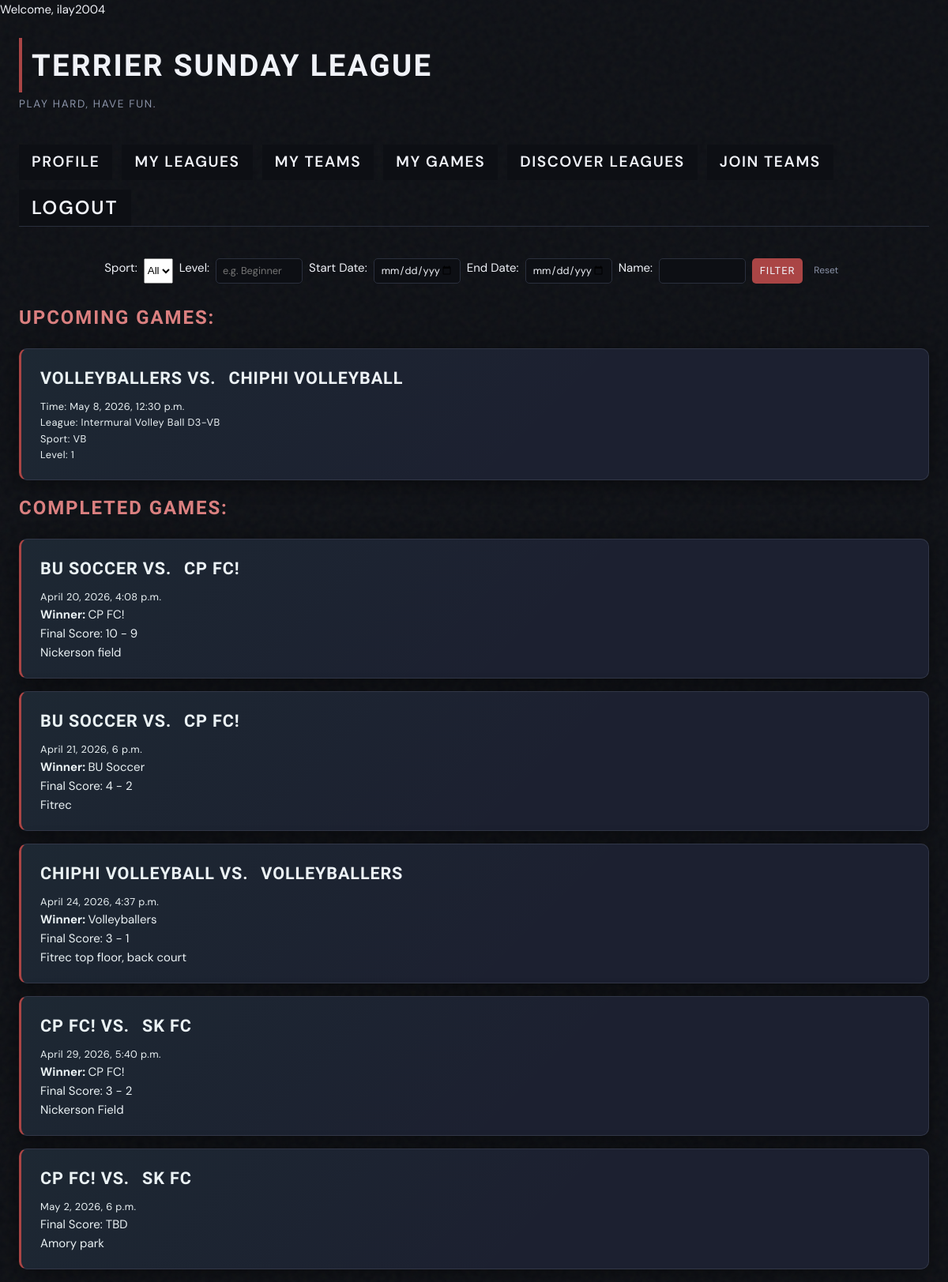
/sundayleague/my_games/ (signed in), run on the app's committed database.
### SundayLeague/models.py (models this page shows, shortened)
class Game(models.Model):
  league = models.ForeignKey(League, on_delete=models.CASCADE)
  time = models.DateTimeField()
  team1 = models.ForeignKey(Team, on_delete=models.CASCADE, related_name='team_1')
  team2 = models.ForeignKey(Team, on_delete=models.CASCADE, related_name='team_2')
  winner = models.ForeignKey(Team, on_delete=models.CASCADE, related_name='winner', blank=True, null=True)
  final_score = models.TextField(blank=True)
  location = models.TextField(blank=False, default='')

class Team(models.Model):
  team_admin = models.ForeignKey(User, on_delete=models.CASCADE) # Controls team settings and can add new members
  name = models.TextField()
  leagues = models.ManyToManyField(League, related_name="teams")
  picture = models.ImageField(default=None, blank=True, null=True)
  discoverable = models.BooleanField(default=True)
  bio = models.TextField(blank=True, null=True)

class League(models.Model):
  SPORT_CHOICES = [
        ("BB", "Basketball"),
        ("BM", "Badminton"),
        ("VB", "Volleyball"),
        ("FF", "Flag Football"),
        ("T", "Tennis"),
        ("PP", "Ping Pong"),
        ("S", "Soccer"),
        ("PB", "Pickle Ball"),
        ("SB", "Spike Ball"),
        ("WB", "Wiffle Ball"),
        ("KB", "Kickball"),
    ]
  LEVEL_CHOICES = [
      ("1", "Casual (All, or some team members should be new to this sport)"),
      ("2", "Intermediate (Most team members should be familiar and have experience with this sport)"),
      ("3", "Competitive (Most team members should be familiar and playing to win)"),
  ]
  league_admin = models.ForeignKey(User, on_delete=models.CASCADE) # Controls league settings and can admit teams
  sport_type = models.CharField(blank=False, max_length=2,
                                choices = SPORT_CHOICES
                                )
  is_discoverable = models.BooleanField(default=True)
  max_teams = models.IntegerField(default=10)
  league_name = models.TextField(blank=False, default='Unnamed League')
  season_start = models.DateField()
  season_end = models.DateField()
  level = models.CharField(blank=False, max_length=1,
                           choices=LEVEL_CHOICES)
  bio = models.TextField(blank=True, null=True)
  picture = models.ImageField(blank=True, null=True)
  def __str__(self):
    return ''+self.league_name + '-' +self.sport_type

### SundayLeague/views.py (the view)
# urls.py: path('my_games/', MyGames.as_view(), name='my_games'),
class MyGames(LoginRequiredMixin, ListView):
    login_url = 'login/'
    redirect_field_name = 'redirect_to'
    model = Game
    template_name = 'SundayLeague/my_pages/my_games.html'
    context_object_name = 'games'
    def get_queryset(self):
        profile = SLProfile.objects.get(user=self.request.user)
        teams = profile.getTeams().values_list("id", flat=True)
        queryset = Game.objects.filter(
            Q(team1_id__in=teams) |
            Q(team2_id__in=teams)
        ).order_by('time')
        sport = self.request.GET.get('sport')
        level = self.request.GET.get('level')
        start_date = self.request.GET.get('start_date')
        end_date = self.request.GET.get('end_date')
        team_name = self.request.GET.get('name')
        if sport:
          queryset = queryset.filter(league__sport_type__icontains=sport)
        if level:
          queryset = queryset.filter(league__level__icontains=level)
        if start_date:
          queryset = queryset.filter(time__gte=start_date)
        if end_date:
          queryset = queryset.filter(time__lte=end_date)
        if team_name:
          queryset = queryset.filter(
              Q(team1__name__icontains=team_name) |
              Q(team2__name__icontains=team_name)
          )
        return queryset
    def get_context_data(self, **kwargs):
      context = super().get_context_data(**kwargs)
      games = context['games']
      now = timezone.localdate()
      context['upcoming'] = games.filter(
        time__gt=now,
        winner__isnull=True
      )
      context['completed'] = games.filter(
          Q(time__lte=now) |
          Q(winner__isnull=False)
      )
      return context

### SundayLeague/models.py (called while the page is built)
  def getTeams(self):
    return Team.objects.filter(teammember__user=self.user)

### SundayLeague/templates/SundayLeague/my_pages/my_games.html
{% extends 'SundayLeague/base.html' %}
{% block content %}
  {% include 'SundayLeague/search_forms/basic_filter.html' %}
  <h2>Upcoming Games:</h2>
  {% for game in upcoming %}
      <div class="card">
        <div class="game-card-header">
          <p class="team-title">{{ game.team1.name }} vs. </p>
          <p class="team-title">   {{ game.team2.name }}</p>
        </div>
        <p class="dates">Time: {{ game.time }}</p>
        <p class=dates>League: {{game.league}}</p>
        <p class=dates>Sport: {{game.league.sport_type}}</p>
        <p class=dates>Level: {{game.league.level}}</p>
      </div>
  {% endfor %}
  <h2>Completed Games:</h2>
  {% for game in completed %}
    <div class="card">
      <div class="game-card-header">
        <p class="team-title">{{ game.team1.name }} vs. </p>
        <p class="team-title">   {{ game.team2.name }}</p>
      </div>
      <p class="dates">{{ game.time }}</p>
      {% if game.winner %}
        <p><strong>Winner: </strong>{{ game.winner.name }}</p>
      {% endif %}
      {% if game.final_score %}
        <p> Final Score: {{ game.final_score }}</p>
      {% else %}
        <p>Final Score: TBD</p>
      {% endif %}
      <p>{{ game.location }}</p>
    </div>
  {% endfor %}
{% endblock %}

### SundayLeague/templates/SundayLeague/base.html (shortened to what this page needs)
{% load static %}
<!DOCTYPE html>
<html>
  <head>
    <link rel="stylesheet" href="{% static 'sundayleague.css' %}">
  </head>
  <html>
    {% if user.is_authenticated %}
      <p>Welcome, {{ user.username }}</p>
    {% endif %}
    <h1>Terrier Sunday League</h1>
    <h4> Play hard, have fun. </h4>
     <div class="my-stuff">
      {% if user.is_authenticated %}
        <a href="{% url 'detail_profile' user.slprofile.pk %}">Profile</a>
        <a href="{% url 'my_leagues' %}">My Leagues</a>
        <a href="{% url 'my_teams' %}">My Teams</a>
        <a href="{% url 'my_games' %}">My Games</a>
        <a href="{% url 'list_leagues' %}">Discover Leagues</a>
        <a href="{% url 'list_teams' %}">Join teams</a>
        <form method="POST" action="{% url 'logout' %}">
          <input type="submit" value="Logout">
        </form>
      {% else %}
        <a href="{% url 'list_leagues' %}">Discover Leagues</a>
        <a href="{% url 'list_teams' %}">Join teams</a>
        <a href="{% url 'login' %}">Login</a>
        <a href="{% url 'register' %}">Register</a>
      {% endif %}
    </div>
    <hr>
    {% block content %}
    {% endblock %}
  </html>
</html>

### static/sundayleague.css (style rules this page uses)
:root { --bg-base: #0d0f14; --bg-card: #1c2030; --border-subtle: #2a2f3d; --border-card: #323748; --accent-green: #AA4545; --accent-amber: #DB8080; --accent-sky: #3ab8f5; --text-primary: #f0f2f8; --text-secondary: #8b93a8; --text-secondary-light: #f0f2f8; --text-dim: #555d72; --card-shadow: 0 4px 24px rgba(0,0,0,0.45); --glow-green: 0 0 12px rgba(57,232,122,0.25); --glow-amber: 0 0 12px rgba(245,166,35,0.22); }
*, *::before, *::after { box-sizing: border-box; margin: 0; padding: 0; }
h1 { font-family: 'Barlow Condensed', sans-serif; font-size: 2.4rem; font-weight: 700; letter-spacing: 0.06em; text-transform: uppercase; color: var(--text-primary); border-left: 4px solid var(--accent-green); padding: 0.25rem 0 0.25rem 0.75rem; margin: 1.5rem 1.5rem 0.25rem; }
h4 { font-family: 'DM Sans', sans-serif; font-size: 0.85rem; font-weight: 400; color: var(--text-secondary); letter-spacing: 0.12em; text-transform: uppercase; margin: 0 1.5rem 1rem; }
hr { border: none; border-top: 1px solid var(--border-subtle); margin: 0 1.5rem 2rem; }
h2 { font-family: 'Barlow Condensed', sans-serif; font-size: 1.5rem; font-weight: 600; letter-spacing: 0.08em; text-transform: uppercase; color: var(--accent-amber); margin: 0 1.5rem 1.25rem; }
.card { background: var(--bg-card); border: 1px solid var(--border-card); border-radius: 10px; padding: 1.25rem 1.5rem; margin: 0 1.5rem 1rem; box-shadow: var(--card-shadow); cursor: pointer; position: relative; overflow: hidden; transition: transform 0.18s ease, box-shadow 0.18s ease, border-color 0.18s ease; border-left: 3px solid var(--accent-green); }
.card::before { content: ''; position: absolute; inset: 0; background: linear-gradient(135deg, rgba(57,232,122,0.04) 0%, transparent 60%); pointer-events: none; }
.game-card-header { display: flex; flex-direction: row; align-items: center; }
.team-title { font-family: 'Barlow Condensed', sans-serif; font-size: 1.35rem; font-weight: 700; letter-spacing: 0.04em; text-transform: uppercase; color: var(--text-primary); margin-bottom: 0.5rem; margin-right: 1rem; }
.dates { font-size: 0.8rem; color: var(--text-secondary-bright); letter-spacing: 0.03em; }
.my-stuff { display: flex; gap: 0.75rem; flex-wrap: wrap; padding: 1.5rem 1.5rem 0; margin-top: 1rem; }
.my-stuff a { font-family: 'DM Sans', sans-serif; font-size: 1.2rem; font-weight: 600; letter-spacing: 0.08em; text-transform: uppercase; text-decoration: none; padding: 0.45rem 1rem; background: var(--bg-base); transition: color 0.15s ease, border-color 0.15s ease, background 0.15s ease; }
.my-stuff form { display: inline; }
.my-stuff input[type="submit"] { font-family: 'DM Sans', sans-serif; font-size: 1.5rem; font-weight: 600; letter-spacing: 0.08em; text-transform: uppercase; color: var(--text-secondary-bright); padding: 0.45rem 1rem; background: var(--bg-base); border: none; cursor: pointer; transition: color 0.15s ease, border-color 0.15s ease, background 0.15s ease; }
a:link { text-decoration: none; color: var(--text-secondary-bright);; }

### data on the page
Game: team1.name "VOLLEYBALLERS", team2.name "CHIPHI VOLLEYBALL", time "May 8, 2026, 12:30 p.m.", league "Intermural Volley Ball D3-VB", league.sport_type "VB", league.level "1"
Game: team1.name "BU SOCCER", team2.name "CP FC!", time "April 20, 2026, 4:08 p.m.", winner.name "CP FC!", final_score "10 - 9", location "Nickerson field"
Game: team1.name "BU SOCCER", team2.name "CP FC!", time "April 21, 2026, 6 p.m.", winner.name "BU Soccer", final_score "4 - 2", location "Fitrec"
Game: team1.name "CHIPHI VOLLEYBALL", team2.name "VOLLEYBALLERS", time "April 24, 2026, 4:37 p.m.", winner.name "Volleyballers", final_score "3 - 1", location "Fitrec top floor, back court"
Game: team1.name "CP FC!", team2.name "SK FC", time "April 29, 2026, 5:40 p.m.", winner.name "CP FC!", final_score "3 - 2", location "Nickerson Field"
Game: team1.name "CP FC!", team2.name "SK FC", time "May 2, 2026, 6 p.m.", final_score "Final Score: TBD", location "Amory park"

### other printed values
{{ user.username }} "ilay2004"
